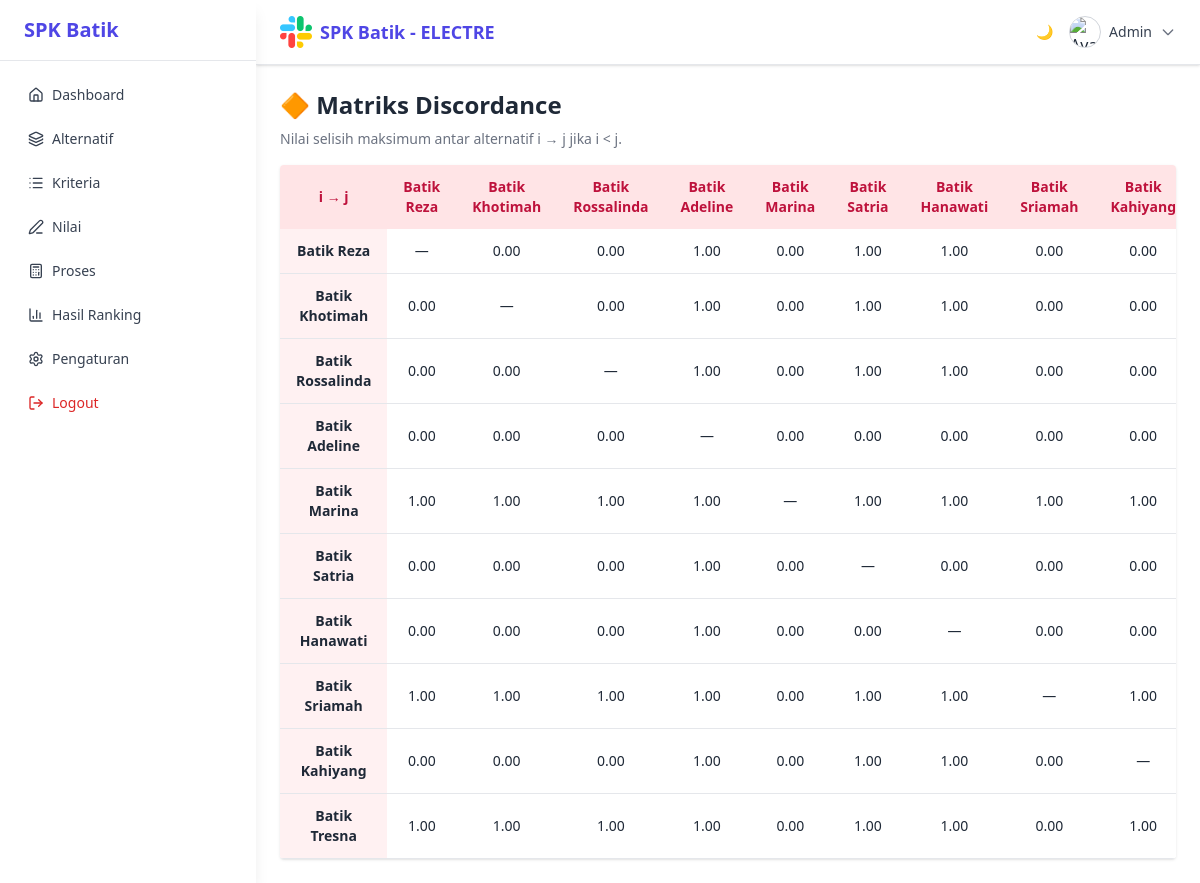
The page /app/views/proses/matriks_discordance.php (signed in) on the database its author committed.
### tables this page shows
CREATE TABLE `alternatif` (
  `id` int NOT NULL,
  `nama` varchar(100) NOT NULL,
  `kategori` varchar(100) DEFAULT NULL,
  `asal_daerah` varchar(100) DEFAULT NULL,
  `deskripsi` text,
  `created_at` timestamp NULL DEFAULT CURRENT_TIMESTAMP
);

### app/views/proses/matriks_discordance.php (the view, shortened to what this page needs)
<?php
require_once '../../../config/db.php';
$pageTitle = "🔶 Matriks Discordance";
$alternatifs = $conn->query("SELECT id, nama FROM alternatif ORDER BY id")->fetchAll(PDO::FETCH_ASSOC);
$kriteria = $conn->query("SELECT id FROM kriteria ORDER BY id")->fetchAll(PDO::FETCH_ASSOC);
$nilaiStmt = $conn->query("SELECT id_alternatif, id_kriteria, nilai FROM nilai");
$nilai = [];
while ($row = $nilaiStmt->fetch(PDO::FETCH_ASSOC)) {
  $nilai[$row['id_alternatif']][$row['id_kriteria']] = $row['nilai'];
}
function hitungDiscordance($a, $b, $nilai, $kriteria) {
  $pembilang = 0;
  $penyebut = 0;
  foreach ($kriteria as $k) {
    $ka = $nilai[$a][$k['id']] ?? 0;
    $kb = $nilai[$b][$k['id']] ?? 0;
    $selisih = abs($ka - $kb);
    $penyebut = max($penyebut, $selisih);
    if ($ka < $kb) {
      $pembilang = max($pembilang, $selisih);
    }
  }
  return $penyebut == 0 ? 0 : $pembilang / $penyebut;
}
?>
<!DOCTYPE html>
<html lang="id">
<head>
  <script src="https://cdn.tailwindcss.com"></script>
</head>
<body class="bg-white dark:bg-gray-900 text-gray-800 dark:text-white min-h-screen">
<?php include '../layouts/splash.php'; include '../layouts/sidebar.php'; ?>
<div class="ml-64 flex-1 flex flex-col">
  <?php include '../layouts/topbar.php'; ?>
  <main class="flex-1 px-6 py-6 fade-in">
    <h1 class="text-2xl font-bold mb-2"><?= $pageTitle ?></h1>
    <p class="mb-4 text-sm text-gray-500 dark:text-gray-400">Nilai selisih maksimum antar alternatif i → j jika i < j.</p>
    <div class="overflow-auto bg-white dark:bg-gray-800 rounded shadow">
      <table class="min-w-full text-sm text-center text-gray-800 dark:text-gray-200">
        <thead class="bg-rose-100 dark:bg-rose-900 text-rose-700 dark:text-rose-300">
          <tr>
            <th class="px-4 py-3">i → j</th>
            <?php foreach ($alternatifs as $b): ?>
              <th class="px-4 py-3"><?= htmlspecialchars($b['nama']) ?></th>
            <?php endforeach ?>
          </tr>
        </thead>
        <tbody>
          <?php foreach ($alternatifs as $a): ?>
            <tr class="border-b border-gray-200 dark:border-gray-700">
              <th class="px-4 py-3 bg-rose-50 dark:bg-rose-900"><?= htmlspecialchars($a['nama']) ?></th>
              <?php foreach ($alternatifs as $b): ?>
                <td class="px-4 py-3">
                  <?= $a['id'] == $b['id'] ? '—' : number_format(hitungDiscordance($a['id'], $b['id'], $nilai, $kriteria), 2) ?>
                </td>
              <?php endforeach ?>
            </tr>
          <?php endforeach ?>
        </tbody>
      </table>
    </div>
  </main>
</div>
</body>
</html>

### app/views/proses/matriks_discordance.php (style rules this page uses)
.fade-in { animation: fadeIn .5s ease-out forwards; opacity: 0; transform: translateY(10px); }

### rows shown on the page
alternatif: nama "Batik Reza", id "0.00", id "1.00"
alternatif: nama "Batik Khotimah", id "0.00", id "1.00"
alternatif: nama "Batik Rossalinda", id "0.00", id "1.00"
alternatif: nama "Batik Adeline", id "1.00"
alternatif: nama "Batik Marina", id "0.00"
alternatif: nama "Batik Satria", id "1.00", id "0.00"
alternatif: nama "Batik Hanawati", id "1.00", id "0.00"
alternatif: nama "Batik Sriamah", id "0.00", id "1.00"
alternatif: nama "Batik Kahiyang", id "0.00", id "1.00"
alternatif: nama "Batik Tresna"

### other values the page prints
$title "Dashboard"
$title "Alternatif"
$title "Kriteria"
$title "Nilai"
$title "Proses"
$title "Hasil Ranking"
$title "Pengaturan"
$_SESSION['user']['username'] "Admin"
$pageTitle "🔶 Matriks Discordance"
